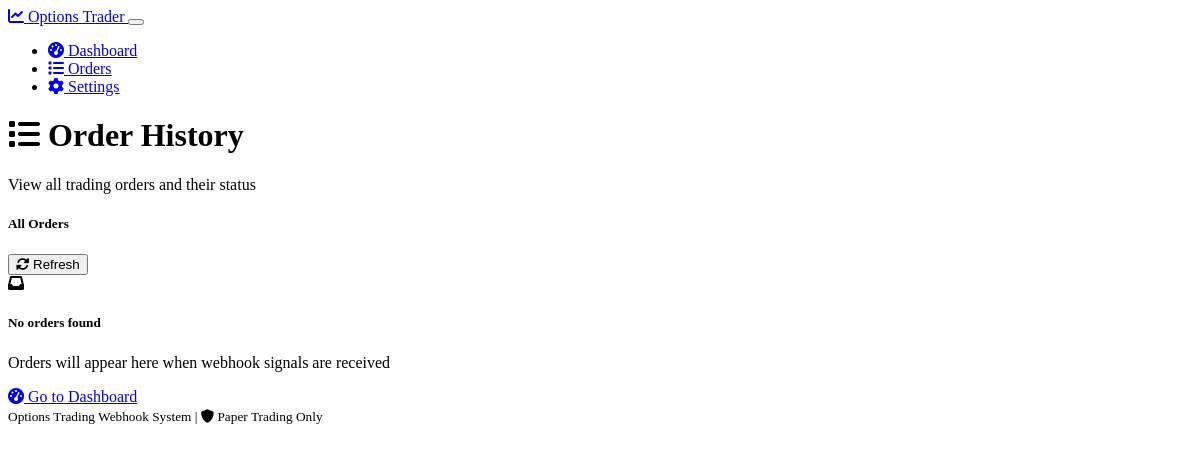
The page /orders on the database as committed earlier.
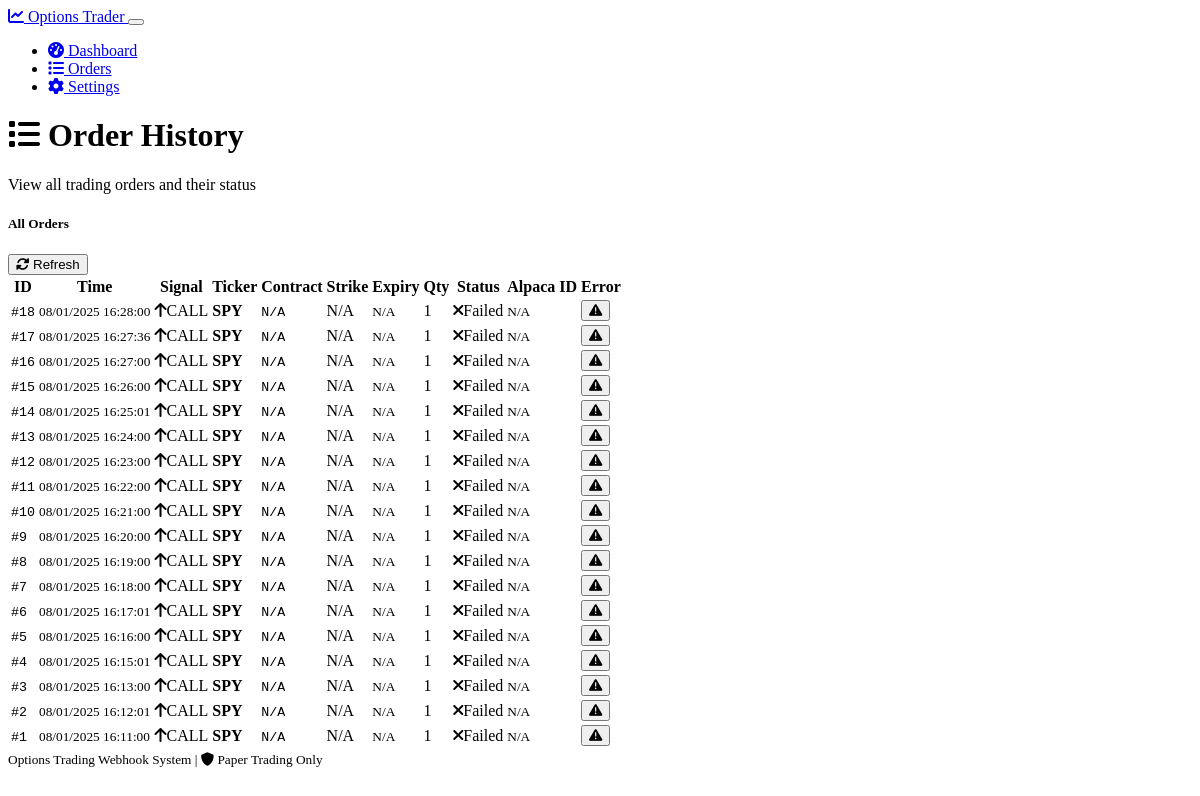
The same page on the database as committed later.
### models.py (models this page shows, shortened)
class Order(db.Model):
    id = db.Column(db.Integer, primary_key=True)
    ticker = db.Column(db.String(10), nullable=False)
    signal = db.Column(db.String(10), nullable=False)  # CALL or PUT
    contract_symbol = db.Column(db.String(50))
    quantity = db.Column(db.Integer, nullable=False)
    strike_price = db.Column(db.Float)
    expiry_date = db.Column(db.String(20))
    order_status = db.Column(db.String(20), default='pending')
    alpaca_order_id = db.Column(db.String(50))
    error_message = db.Column(Text)
    created_at = db.Column(db.DateTime, default=datetime.utcnow)
    filled_at = db.Column(db.DateTime)

### routes.py (the view)
@app.route("/orders")
def orders():
    page = request.args.get('page', 1, type=int)
    per_page = 20
    orders = Order.query.order_by(Order.created_at.desc()).paginate(
        page=page, per_page=per_page, error_out=False
    )
    return render_template('orders.html', orders=orders)

### templates/orders.html (shortened to what this page needs)
{% extends "base.html" %}
{% block content %}
<div class="row mb-4">
    <div class="col-12">
        <h1 class="h2 mb-0">
            <i class="fas fa-list me-2"></i>
            Order History
        </h1>
        <p class="text-muted">View all trading orders and their status</p>
    </div>
</div>
<div class="row">
    <div class="col-12">
        <div class="card">
            <div class="card-header d-flex justify-content-between align-items-center">
                <h5 class="mb-0">All Orders</h5>
                <button class="btn btn-outline-primary btn-sm" onclick="refreshOrders()">
                    <i class="fas fa-sync-alt me-1"></i> Refresh
                </button>
            </div>
            <div class="card-body">
                {% if orders.items %}
                    <div class="table-responsive">
                        <table class="table table-hover">
                            <thead>
                                <tr>
                                    <th>ID</th>
                                    <th>Time</th>
                                    <th>Signal</th>
                                    <th>Ticker</th>
                                    <th>Contract</th>
                                    <th>Strike</th>
                                    <th>Expiry</th>
                                    <th>Qty</th>
                                    <th>Status</th>
                                    <th>Alpaca ID</th>
                                    <th>Error</th>
                                </tr>
                            </thead>
                            <tbody>
                                {% for order in orders.items %}
                                <tr>
                                    <td>
                                        <small class="font-monospace">#{{ order.id }}</small>
                                    </td>
                                    <td>
                                        <small>
                                            {{ order.created_at.strftime('%m/%d/%Y %H:%M:%S') if order.created_at else 'N/A' }}
                                        </small>
                                    </td>
                                    <td>
                                        <span class="badge bg-{{ 'success' if order.signal == 'CALL' else 'danger' }}">
                                            {% if order.signal == 'CALL' %}
                                                <i class="fas fa-arrow-up me-1"></i>{{ order.signal }}
                                            {% else %}
                                                <i class="fas fa-arrow-down me-1"></i>{{ order.signal }}
                                            {% endif %}
                                        </span>
                                    </td>
                                    <td><strong>{{ order.ticker }}</strong></td>
                                    <td>
                                        <small class="font-monospace">
                                            {{ order.contract_symbol or 'N/A' }}
                                        </small>
                                    </td>
                                    <td>
                                        {% if order.strike_price %}
                                            ${{ "%.2f"|format(order.strike_price) }}
                                        {% else %}
                                            N/A
                                        {% endif %}
                                    </td>
                                    <td>
                                        <small>{{ order.expiry_date or 'N/A' }}</small>
                                    </td>
                                    <td>{{ order.quantity }}</td>
                                    <td>
                                        {% if order.order_status == 'submitted' %}
                                            <span class="badge bg-success">
                                                <i class="fas fa-check me-1"></i>Success
                                            </span>
                                        {% elif order.order_status == 'failed' %}
                                            <span class="badge bg-danger">
                                                <i class="fas fa-times me-1"></i>Failed
                                            </span>
                                        {% elif order.order_status == 'processing' %}
                                            <span class="badge bg-warning">
                                                <i class="fas fa-clock me-1"></i>Processing
                                            </span>
                                        {% else %}
                                            <span class="badge bg-secondary">{{ order.order_status }}</span>
                                        {% endif %}
                                    </td>
                                    <td>
                                        {% if order.alpaca_order_id %}
                                            <small class="font-monospace">{{ order.alpaca_order_id[:8] }}...</small>
                                        {% else %}
                                            <small class="text-muted">N/A</small>
                                        {% endif %}
                                    </td>
                                    <td>
                                        {% if order.error_message %}
                                            <button class="btn btn-outline-danger btn-sm"
                                                    data-bs-toggle="tooltip"
                                                    title="{{ order.error_message }}">
                                                <i class="fas fa-exclamation-triangle"></i>
                                            </button>
                                        {% else %}
                                            <small class="text-muted">None</small>
                                        {% endif %}
                                    </td>
                                </tr>
                                {% endfor %}
                            </tbody>
                        </table>
                    </div>
                {% else %}
                    <div class="text-center py-5">
                        <i class="fas fa-inbox fs-1 text-muted mb-3"></i>
                        <h5>No orders found</h5>
                        <p class="text-muted">Orders will appear here when webhook signals are received</p>
                        <a href="{{ url_for('dashboard') }}" class="btn btn-primary">
                            <i class="fas fa-tachometer-alt me-1"></i> Go to Dashboard
                        </a>
                    </div>
                {% endif %}
            </div>
        </div>
    </div>
</div>
{% endblock %}

### templates/base.html (shortened to what this page needs)
<!DOCTYPE html>
<html lang="en" data-bs-theme="dark">
<head>
    <link href="https://cdn.replit.com/agent/bootstrap-agent-dark-theme.min.css" rel="stylesheet">
    <link rel="stylesheet" href="https://cdnjs.cloudflare.com/ajax/libs/font-awesome/6.0.0/css/all.min.css">
    <link rel="stylesheet" href="{{ url_for('static', filename='css/trading.css') }}">
</head>
<body>
    <nav class="navbar navbar-expand-lg navbar-dark bg-dark border-bottom">
        <div class="container">
            <a class="navbar-brand" href="{{ url_for('dashboard') }}">
                <i class="fas fa-chart-line me-2"></i>
                Options Trader
            </a>
            <button class="navbar-toggler" type="button" data-bs-toggle="collapse" data-bs-target="#navbarNav">
            </button>
            <div class="collapse navbar-collapse" id="navbarNav">
                <ul class="navbar-nav ms-auto">
                    <li class="nav-item">
                        <a class="nav-link {% if request.endpoint == 'dashboard' %}active{% endif %}"
                           href="{{ url_for('dashboard') }}">
                            <i class="fas fa-tachometer-alt me-1"></i> Dashboard
                        </a>
                    </li>
                    <li class="nav-item">
                        <a class="nav-link {% if request.endpoint == 'orders' %}active{% endif %}"
                           href="{{ url_for('orders') }}">
                            <i class="fas fa-list me-1"></i> Orders
                        </a>
                    </li>
                    <li class="nav-item">
                        <a class="nav-link {% if request.endpoint == 'settings' %}active{% endif %}"
                           href="{{ url_for('settings') }}">
                            <i class="fas fa-cog me-1"></i> Settings
                        </a>
                    </li>
                </ul>
            </div>
        </div>
    </nav>
    <main class="container my-4">
        {% block content %}{% endblock %}
    </main>
    <footer class="bg-dark text-center py-3 mt-5">
        <div class="container">
            <small class="text-muted">
                Options Trading Webhook System |
                <i class="fas fa-shield-alt me-1"></i> Paper Trading Only
            </small>
        </div>
    </footer>
</body>
</html>

### static/css/trading.css (style rules this page uses)
.font-monospace { font-family: 'SF Mono', Monaco, 'Inconsolata', 'Fira Code', 'Fira Mono', 'Droid Sans Mono', 'Consolas', monospace; }
.navbar-nav .nav-link.active { background-color: rgba(255, 255, 255, 0.1); border-radius: 0.25rem; }
footer { border-top: 1px solid rgba(255, 255, 255, 0.1); }

Rows that differ between the two databases and show on the page:
added Order: id "18", created_at "08/01/2025 16:28:00", signal "CALL", ticker "SPY", contract_symbol "N/A", expiry_date "N/A", quantity "1", order_status "failed" (drawn)
added Order: id "17", created_at "08/01/2025 16:27:36", signal "CALL", ticker "SPY", contract_symbol "N/A", expiry_date "N/A", quantity "1", order_status "failed" (drawn)
added Order: id "16", created_at "08/01/2025 16:27:00", signal "CALL", ticker "SPY", contract_symbol "N/A", expiry_date "N/A", quantity "1", order_status "failed" (drawn)
added Order: id "15", created_at "08/01/2025 16:26:00", signal "CALL", ticker "SPY", contract_symbol "N/A", expiry_date "N/A", quantity "1", order_status "failed" (drawn)
added Order: id "14", created_at "08/01/2025 16:25:01", signal "CALL", ticker "SPY", contract_symbol "N/A", expiry_date "N/A", quantity "1", order_status "failed" (drawn)
added Order: id "13", created_at "08/01/2025 16:24:00", signal "CALL", ticker "SPY", contract_symbol "N/A", expiry_date "N/A", quantity "1", order_status "failed" (drawn)
added Order: id "12", created_at "08/01/2025 16:23:00", signal "CALL", ticker "SPY", contract_symbol "N/A", expiry_date "N/A", quantity "1", order_status "failed" (drawn)
added Order: id "11", created_at "08/01/2025 16:22:00", signal "CALL", ticker "SPY", contract_symbol "N/A", expiry_date "N/A", quantity "1", order_status "failed" (drawn)
added Order: id "10", created_at "08/01/2025 16:21:00", signal "CALL", ticker "SPY", contract_symbol "N/A", expiry_date "N/A", quantity "1", order_status "failed" (drawn)
added Order: id "9", created_at "08/01/2025 16:20:00", signal "CALL", ticker "SPY", contract_symbol "N/A", expiry_date "N/A", quantity "1", order_status "failed" (drawn)
added Order: id "8", created_at "08/01/2025 16:19:00", signal "CALL", ticker "SPY", contract_symbol "N/A", expiry_date "N/A", quantity "1", order_status "failed" (drawn)
added Order: id "7", created_at "08/01/2025 16:18:00", signal "CALL", ticker "SPY", contract_symbol "N/A", expiry_date "N/A", quantity "1", order_status "failed" (drawn)
added Order: id "6", created_at "08/01/2025 16:17:01", signal "CALL", ticker "SPY", contract_symbol "N/A", expiry_date "N/A", quantity "1", order_status "failed" (drawn)
added Order: id "5", created_at "08/01/2025 16:16:00", signal "CALL", ticker "SPY", contract_symbol "N/A", expiry_date "N/A", quantity "1", order_status "failed" (drawn)
added Order: id "4", created_at "08/01/2025 16:15:01", signal "CALL", ticker "SPY", contract_symbol "N/A", expiry_date "N/A", quantity "1", order_status "failed" (drawn)
added Order: id "3", created_at "08/01/2025 16:13:00", signal "CALL", ticker "SPY", contract_symbol "N/A", expiry_date "N/A", quantity "1", order_status "failed" (drawn)
added Order: id "2", created_at "08/01/2025 16:12:01", signal "CALL", ticker "SPY", contract_symbol "N/A", expiry_date "N/A", quantity "1", order_status "failed" (drawn)
added Order: id "1", created_at "08/01/2025 16:11:00", signal "CALL", ticker "SPY", contract_symbol "N/A", expiry_date "N/A", quantity "1", order_status "failed" (drawn)
Other text that changed with them:
text no longer shown: "No orders found Orders will appear here when webhook signals are received Go to Dashboard"
text now shown: "ID Time Signal Ticker Contract Strike Expiry Qty Status Alpaca ID Error"
